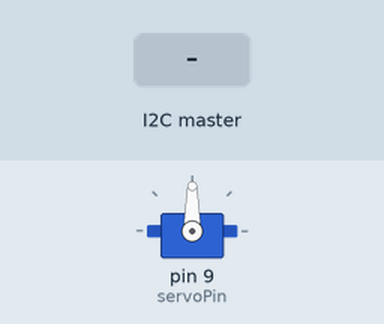
Simulated run of this sketch. Board: Arduino Uno, built with avr-gcc and run on an emulated ATmega328P. On the bench: servo. The test bench sets the inputs (shaded band). What the sketch prints to the serial monitor is not drawn.

Above: at 1.2 s.
1.3 s: the I2C master sends the byte 1
At 1.8 s:
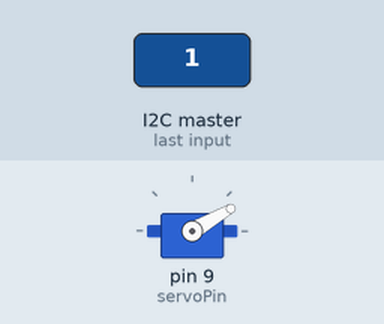
2.8 s: the I2C master sends the byte 2
At 3.1 s:
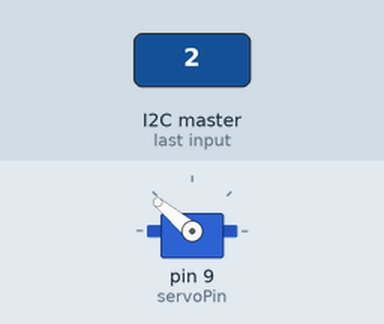
4.3 s: the I2C master sends the byte 0
At 5.2 s:
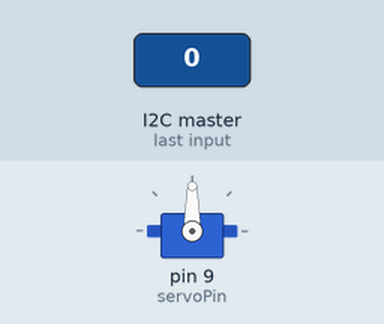
Timing chart, 0 to 7.3 s (numbered marks = the images above; inputs shaded):
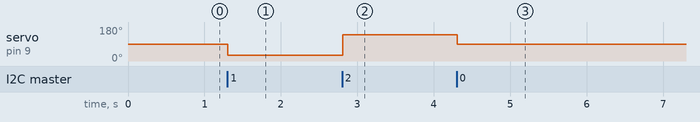

The sketch:

K9Steering.ino
```cpp
#include <Wire.h>
#include <Servo.h>

/*
  Steering servo code
  Created 15-4-2018
  Modified 15-4-2018
*/


//Servo
Servo steeringServo;
int servoPin = 9;
int digSteeringWireSlaveAddress = 11;
int wireReceivedValue =-1;
int received=-1;
#define VERSION "1.0"


void setup() {
  Wire.begin(digSteeringWireSlaveAddress);
  Wire.onReceive(receiveEvent);
  steeringServo.attach(servoPin);

  Serial.begin(9600); //set baud rate

  Serial.println("**********");
    Serial.println("*K9 Steering ");
  Serial.println(VERSION);
  Serial.println("**********");
}

void receiveEvent() {
  wireReceivedValue = Wire.read();
  Serial.print("wire received:");
  Serial.print(wireReceivedValue);
}

void loop() {

    delay(10); //take this out
    received = wireReceivedValue;
    wireReceivedValue=0;

    Serial.print(".");

    if (Serial.available() > 0)
    {
      received = Serial.read();

      Serial.println(received);
    }

    motion(received);
    received = -1;
    wireReceivedValue=-1;
}


void motion(int trajectory)
{

      switch(trajectory)
    {
        case 0:
        {
          Serial.println("centre");
          steeringServo.write(90); //centre
          break;}

        case 1:
        {
          Serial.println("left");
          steeringServo.write(30);
          break;}

        case 2:
        {
          Serial.println("right");
          steeringServo.write(140);
          break;}

      }
}
```

Measured:
- after the input at 1.3 s, servo on pin 9 (servoPin): 90° → 30° at once
- after the input at 2.8 s, servo on pin 9 (servoPin): 30° → 140° at once
- after the input at 4.3 s, servo on pin 9 (servoPin): 140° → 90° at once
